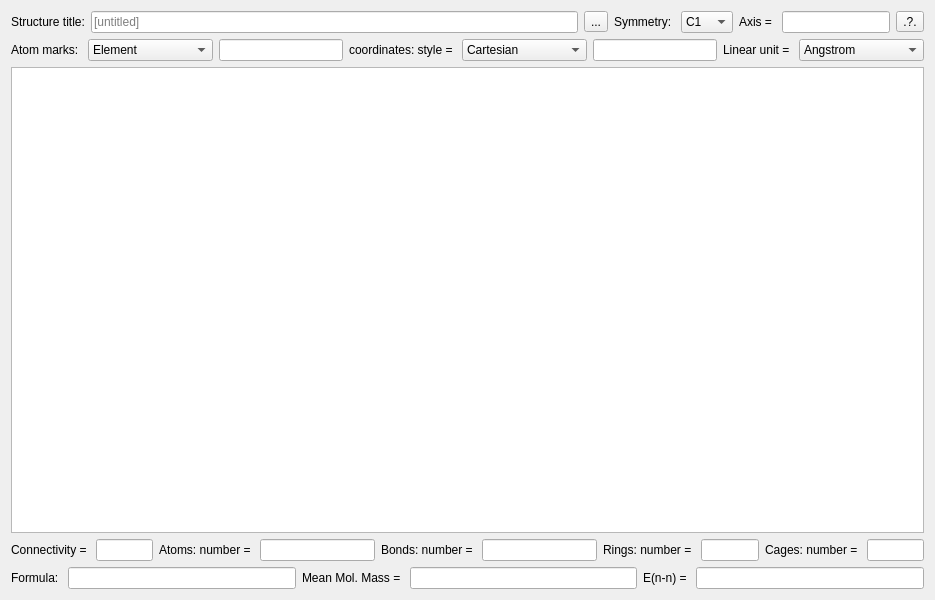
<?xml version="1.0" encoding="UTF-8"?>
<ui version="4.0">
 <class>TextSource</class>
 <widget class="QWidget" name="TextSource">
  <property name="geometry">
   <rect>
    <x>0</x>
    <y>0</y>
    <width>935</width>
    <height>600</height>
   </rect>
  </property>
  <layout class="QVBoxLayout" name="verticalLayout" stretch="0,0,0,0,0">
   <item>
    <layout class="QHBoxLayout" name="layoutTitle_" stretch="0,1,0,0,0,0,0,0">
     <item>
      <widget class="QLabel" name="labelTitle_">
       <property name="text">
        <string>Structure title:</string>
       </property>
       <property name="textFormat">
        <enum>Qt::PlainText</enum>
       </property>
      </widget>
     </item>
     <item>
      <widget class="QLineEdit" name="lineEditTitle_">
       <property name="placeholderText">
        <string>[untitled]</string>
       </property>
       <property name="clearButtonEnabled">
        <bool>true</bool>
       </property>
      </widget>
     </item>
     <item>
      <widget class="QToolButton" name="guessTitle_">
       <property name="text">
        <string>...</string>
       </property>
      </widget>
     </item>
     <item>
      <widget class="QLabel" name="labelSymmetry_">
       <property name="text">
        <string>Symmetry: </string>
       </property>
      </widget>
     </item>
     <item>
      <widget class="QComboBox" name="chooseSymmetry_">
       <item>
        <property name="text">
         <string>C1</string>
        </property>
       </item>
       <item>
        <property name="text">
         <string>Ci</string>
        </property>
       </item>
       <item>
        <property name="text">
         <string>Cs</string>
        </property>
       </item>
       <item>
        <property name="text">
         <string>C2</string>
        </property>
       </item>
       <item>
        <property name="text">
         <string>Cnv</string>
        </property>
       </item>
       <item>
        <property name="text">
         <string>Cnh</string>
        </property>
       </item>
       <item>
        <property name="text">
         <string>S2n</string>
        </property>
       </item>
       <item>
        <property name="text">
         <string>Dn</string>
        </property>
       </item>
       <item>
        <property name="text">
         <string>Dnd</string>
        </property>
       </item>
       <item>
        <property name="text">
         <string>Dnh</string>
        </property>
       </item>
       <item>
        <property name="text">
         <string>T</string>
        </property>
       </item>
       <item>
        <property name="text">
         <string>Td</string>
        </property>
       </item>
       <item>
        <property name="text">
         <string>O</string>
        </property>
       </item>
       <item>
        <property name="text">
         <string>Oh</string>
        </property>
       </item>
       <item>
        <property name="text">
         <string>Od</string>
        </property>
       </item>
       <item>
        <property name="text">
         <string>I</string>
        </property>
       </item>
       <item>
        <property name="text">
         <string>Ih</string>
        </property>
       </item>
      </widget>
     </item>
     <item>
      <widget class="QLabel" name="labelAxis_">
       <property name="text">
        <string>Axis = </string>
       </property>
      </widget>
     </item>
     <item>
      <widget class="QLineEdit" name="editAxis_"/>
     </item>
     <item>
      <widget class="QToolButton" name="checkSymmetry_">
       <property name="text">
        <string>.?.</string>
       </property>
      </widget>
     </item>
    </layout>
   </item>
   <item>
    <layout class="QHBoxLayout" name="layoutAtoms_" stretch="0,1,1,0,1,1,0,1">
     <item>
      <widget class="QLabel" name="labelAtomMarks_">
       <property name="text">
        <string>Atom marks: </string>
       </property>
      </widget>
     </item>
     <item>
      <widget class="QComboBox" name="chooseAtomMark_">
       <item>
        <property name="text">
         <string>Element</string>
        </property>
       </item>
       <item>
        <property name="text">
         <string>Atomic number</string>
        </property>
       </item>
       <item>
        <property name="text">
         <string>Nuclear charge</string>
        </property>
       </item>
       <item>
        <property name="text">
         <string>String label</string>
        </property>
       </item>
       <item>
        <property name="text">
         <string>None</string>
        </property>
       </item>
       <item>
        <property name="text">
         <string>[custom]</string>
        </property>
       </item>
      </widget>
     </item>
     <item>
      <widget class="QLineEdit" name="lineEditAtomMark_">
       <property name="readOnly">
        <bool>true</bool>
       </property>
       <property name="clearButtonEnabled">
        <bool>true</bool>
       </property>
      </widget>
     </item>
     <item>
      <widget class="QLabel" name="labelAtomStyle_">
       <property name="text">
        <string>coordinates: style = </string>
       </property>
      </widget>
     </item>
     <item>
      <widget class="QComboBox" name="chooseCoordsStyle_">
       <item>
        <property name="text">
         <string>Cartesian</string>
        </property>
       </item>
       <item>
        <property name="text">
         <string>Z-Matrix</string>
        </property>
       </item>
      </widget>
     </item>
     <item>
      <widget class="QLineEdit" name="lineEditCoordStyle_">
       <property name="readOnly">
        <bool>true</bool>
       </property>
       <property name="clearButtonEnabled">
        <bool>true</bool>
       </property>
      </widget>
     </item>
     <item>
      <widget class="QLabel" name="labelUnits_">
       <property name="text">
        <string>Linear unit = </string>
       </property>
      </widget>
     </item>
     <item>
      <widget class="QComboBox" name="chooseUnits_">
       <item>
        <property name="text">
         <string>Angstrom</string>
        </property>
       </item>
       <item>
        <property name="text">
         <string>Bohr</string>
        </property>
       </item>
       <item>
        <property name="text">
         <string>Picometer</string>
        </property>
       </item>
      </widget>
     </item>
    </layout>
   </item>
   <item>
    <widget class="EditSource" name="editAtoms_"/>
   </item>
   <item>
    <layout class="QHBoxLayout" name="layoutMolecule_" stretch="0,1,0,2,0,2,0,1,0,1">
     <item>
      <widget class="QLabel" name="labelConnectivity_">
       <property name="text">
        <string>Connectivity = </string>
       </property>
      </widget>
     </item>
     <item>
      <widget class="QLineEdit" name="lineEdit"/>
     </item>
     <item>
      <widget class="QLabel" name="labelAtoms_">
       <property name="text">
        <string>Atoms: number = </string>
       </property>
       <property name="textFormat">
        <enum>Qt::PlainText</enum>
       </property>
      </widget>
     </item>
     <item>
      <widget class="QLineEdit" name="lineAtoms_">
       <property name="readOnly">
        <bool>true</bool>
       </property>
      </widget>
     </item>
     <item>
      <widget class="QLabel" name="labelBonds_">
       <property name="text">
        <string>Bonds: number = </string>
       </property>
       <property name="textFormat">
        <enum>Qt::PlainText</enum>
       </property>
      </widget>
     </item>
     <item>
      <widget class="QLineEdit" name="lineBonds_"/>
     </item>
     <item>
      <widget class="QLabel" name="labelRings_">
       <property name="text">
        <string>Rings: number = </string>
       </property>
       <property name="textFormat">
        <enum>Qt::PlainText</enum>
       </property>
      </widget>
     </item>
     <item>
      <widget class="QLineEdit" name="lineRings_"/>
     </item>
     <item>
      <widget class="QLabel" name="labelCages_">
       <property name="text">
        <string>Cages: number = </string>
       </property>
       <property name="textFormat">
        <enum>Qt::PlainText</enum>
       </property>
      </widget>
     </item>
     <item>
      <widget class="QLineEdit" name="lineCages_"/>
     </item>
    </layout>
   </item>
   <item>
    <layout class="QHBoxLayout" name="layoutProperties_" stretch="0,1,0,1,0,1">
     <item>
      <widget class="QLabel" name="labelFormula_">
       <property name="text">
        <string>Formula: </string>
       </property>
       <property name="textFormat">
        <enum>Qt::PlainText</enum>
       </property>
      </widget>
     </item>
     <item>
      <widget class="QLineEdit" name="lineFormula_"/>
     </item>
     <item>
      <widget class="QLabel" name="labelMass_">
       <property name="text">
        <string>Mean Mol. Mass = </string>
       </property>
       <property name="textFormat">
        <enum>Qt::PlainText</enum>
       </property>
      </widget>
     </item>
     <item>
      <widget class="QLineEdit" name="lineMass_"/>
     </item>
     <item>
      <widget class="QLabel" name="labelEnergyNN_">
       <property name="text">
        <string>E(n-n) = </string>
       </property>
       <property name="textFormat">
        <enum>Qt::PlainText</enum>
       </property>
      </widget>
     </item>
     <item>
      <widget class="QLineEdit" name="lineEnergyNN_"/>
     </item>
    </layout>
   </item>
  </layout>
 </widget>
 <customwidgets>
  <customwidget>
   <class>EditCode</class>
   <extends>QPlainTextEdit</extends>
   <header>EditCode.h</header>
  </customwidget>
  <customwidget>
   <class>EditSource</class>
   <extends>EditCode</extends>
   <header>EditSource.h</header>
  </customwidget>
 </customwidgets>
 <resources/>
 <connections/>
</ui>
